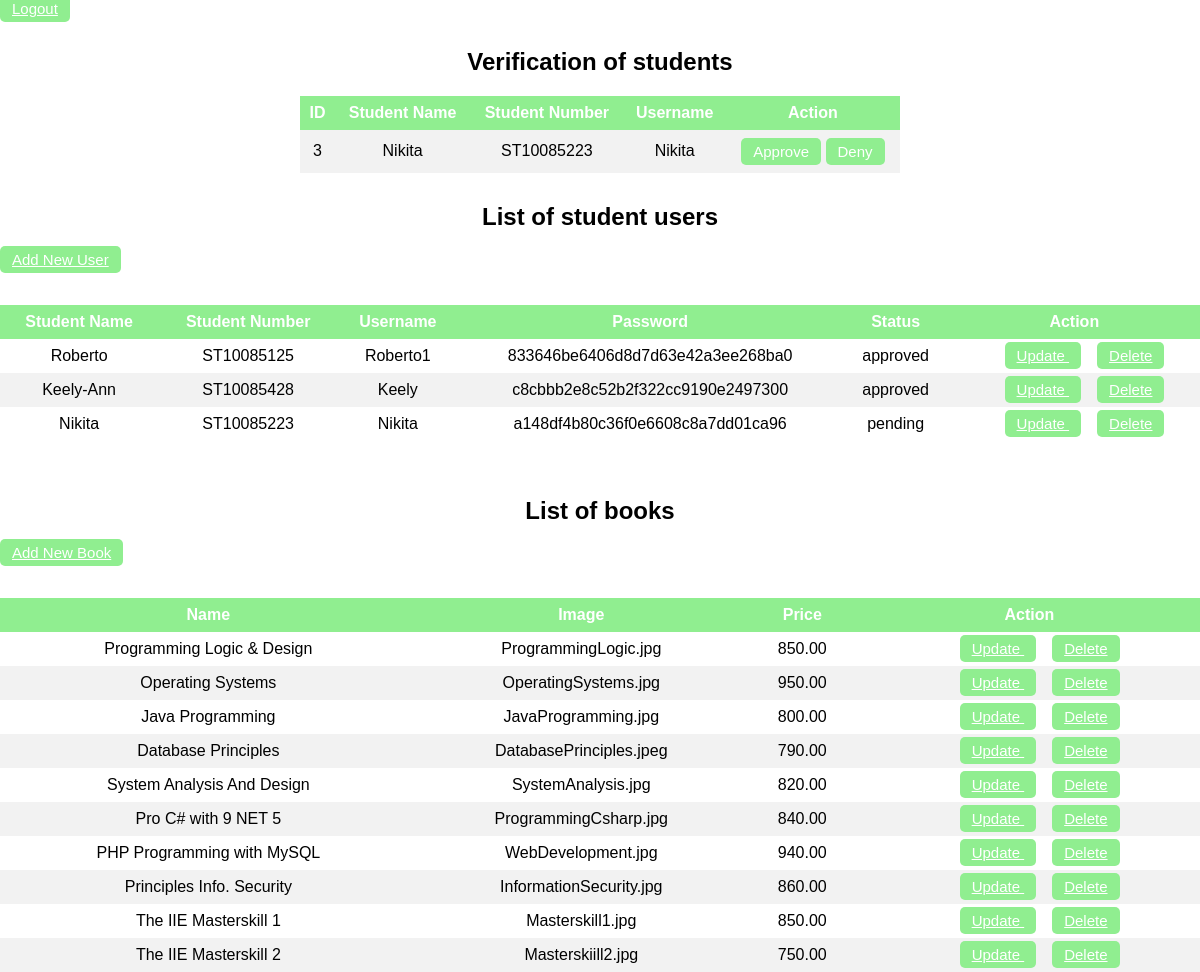
Page /AdminHome.php on the committed database.
### tables this page shows
CREATE TABLE `tbluser` (
  `id` int(11) NOT NULL,
  `name` varchar(100) NOT NULL,
  `studentNumber` varchar(100) NOT NULL,
  `username` varchar(100) NOT NULL,
  `password` varchar(100) NOT NULL,
  `status` varchar(100) NOT NULL DEFAULT 'pending'
);

CREATE TABLE `tblbooks` (
  `id` int(11) NOT NULL,
  `name` varchar(255) NOT NULL,
  `image` varchar(255) NOT NULL,
  `price` double(10,2) NOT NULL
);

### AdminHome.php (the view, shortened to what this page needs)
<?php
include('DBConn.php');
?>
<!DOCTYPE html>
<html>
<head>
    <link rel="stylesheet" href="https://maxcdn.bootstrapcdn.com/font-awesome/4.4.0/css/font-awesome.min.css">
    <link rel="stylesheet" href="CSS/style.css">
</head>
<body>
<a href="Index.php?logout='1'" style="color: white;" class="btn">Logout</a>
<div class="center">
    <h2 style="text-align: center;">Verification of students</h2>
    <table id="users">
        <tr>
            <th>ID</th>
            <th>Student Name</th>
            <th>Student Number</th>
            <th>Username</th>
            <th>Action</th>
        </tr>
        <?php
        $query="SELECT * FROM tblUser WHERE status='pending' ORDER BY id ASC";
        $result=mysqli_query($conn,$query);
        while($row=mysqli_fetch_array(($result))){
            ?>
            <tr>
                <td><?php echo $row['id']; ?></td>
                <td><?php echo $row['name']; ?></td>
                <td><?php echo $row['studentNumber']; ?></td>
                <td><?php echo $row['username']; ?></td>
                <td>
                <form action="AdminHome.php" method="POST">
                    <input type="submit" name="approve" value="Approve" class="btn">
                    <input type="submit" name="deny" value="Deny" class="btn">
                </form>
                </td>
            </tr>
            <?php
        }
        ?>
    </table>
</div>
<h2 style="text-align:center">List of student users</h2> <a href="UserAdd.php?action=add" type="button" class="btn btn-xs btn-info">Add New User</a> <br><br><br>
<div class="table-responsive">
    <table class="table table-bordered table-hover table-striped">
        <thead>
        <tr>
            <th>Student Name</th>
            <th>Student Number</th>
            <th>Username</th>
            <th>Password</th>
            <th>Status</th>
            <th>Action</th>
        </tr>
        </thead>
        <tbody>
        <?php
        $query = 'SELECT * FROM tblUser';
        $result = mysqli_query($conn, $query) or die (mysqli_error($conn));
        while ($row = mysqli_fetch_assoc($result)) {
            echo '<tr>';
            echo '<td>'. $row['name'].'</td>';
            echo '<td>'. $row['studentNumber'].'</td>';
            echo '<td>'. $row['username'].'</td>';
            echo '<td>'. $row['password'].'</td>';
            echo '<td>'. $row['status'].'</td>';
            echo '<td> &ensp;&ensp; <a  type="button" class="btn btn-xs btn-warning" href="UserUpdate.php?action=edit & id='.$row['id'] . '"> Update </a> ';
            echo '&ensp;&ensp;<a  type="button" class="btn btn-xs btn-danger" href="UserDelete.php?type=tblUser&delete & id=' . $row['id'] . '">Delete </a> </td>';
            echo '</tr> ';
        }
        ?>
        </tbody>
    </table>
</div>
<br><br>
<h2 style="text-align:center">List of books</h2> <a href="BookAdd.php?action=add" type="button" class="btn btn-xs btn-info">Add New Book</a> <br><br><br>
<div class="table-responsive">
    <table class="table table-bordered table-hover table-striped">
        <thead>
        <tr>
            <th>Name</th>
            <th>Image</th>
            <th>Price</th>
            <th>Action</th>
        </tr>
        </thead>
        <tbody>
        <?php
        $query = 'SELECT * FROM tblBooks';
        $result = mysqli_query($conn, $query) or die (mysqli_error($conn));
        while ($row = mysqli_fetch_assoc($result)) {
            echo '<tr>';
            echo '<td>'. $row['name'].'</td>';
            echo '<td>'. $row['image'].'</td>';
            echo '<td>'. $row['price'].'</td>';
            echo '<td> &ensp;&ensp; <a  type="button" class="btn btn-xs btn-warning" href="BookUpdate.php?action=edit & id='.$row['id'] . '"> Update </a> ';
            echo '&ensp;&ensp;<a  type="button" class="btn btn-xs btn-danger" href="BookDelete.php?type=tblBooks&delete & id=' . $row['id'] . '">Delete </a> </td>';
            echo '</tr> ';
        }
        ?>
        </tbody>
    </table>
</div>
</body>
</html>

### CSS/style.css (style rules this page uses)
body { margin:0;font-family:Arial }
.center { margin: auto; width: 50%; padding: 10px; }

### AdminHome.php (style rules this page uses)
table { border-collapse: collapse; width: 100%; }
th, td { text-align: center; padding: 8px; }
tr:nth-child(even) { background-color: #f2f2f2 }
th { background-color: #90EE90FF; color: white; }
.btn { padding: 5px 12px; font-size: 15px; color: white; background: #90EE90FF; border: none; border-radius: 5px; }

### rows in the picture
tbluser: id "3", name "Nikita", studentNumber "ST10085223", username "Nikita", password "a148df4b80c36f0e6608c8a7dd01ca96", status "pending"
tbluser: name "Roberto", studentNumber "ST10085125", username "Roberto1", password "833646be6406d8d7d63e42a3ee268ba0", status "approved"
tbluser: name "Keely-Ann", studentNumber "ST10085428", username "Keely", password "c8cbbb2e8c52b2f322cc9190e2497300", status "approved"
tblbooks: name "Programming Logic & Design", image "ProgrammingLogic.jpg", price "850.00"
tblbooks: name "Operating Systems", image "OperatingSystems.jpg", price "950.00"
tblbooks: name "Java Programming", image "JavaProgramming.jpg", price "800.00"
tblbooks: name "Database Principles", image "DatabasePrinciples.jpeg", price "790.00"
tblbooks: name "System Analysis And Design", image "SystemAnalysis.jpg", price "820.00"
tblbooks: name "Pro C# with 9 NET 5", image "ProgrammingCsharp.jpg", price "840.00"
tblbooks: name "PHP Programming with MySQL", image "WebDevelopment.jpg", price "940.00"
tblbooks: name "Principles Info. Security", image "InformationSecurity.jpg", price "860.00"
tblbooks: name "The IIE Masterskill 1", image "Masterskill1.jpg", price "850.00"
tblbooks: name "The IIE Masterskill 2", image "Masterskiill2.jpg", price "750.00"
